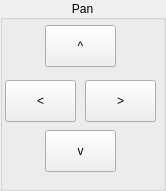
   <widget class="QGroupBox" name="groupBox_10">
    <property name="geometry">
     <rect>
      <x>1260</x>
      <y>0</y>
      <width>166</width>
      <height>191</height>
     </rect>
    </property>
    <property name="title">
     <string>Pan</string>
    </property>
    <property name="alignment">
     <set>Qt::AlignCenter</set>
    </property>
    <widget class="QPushButton" name="view_pan_up_pb">
     <property name="geometry">
      <rect>
       <x>45</x>
       <y>25</y>
       <width>71</width>
       <height>42</height>
      </rect>
     </property>
     <property name="text">
      <string>^</string>
     </property>
    </widget>
    <widget class="QPushButton" name="view_pan_left_pb">
     <property name="geometry">
      <rect>
       <x>5</x>
       <y>80</y>
       <width>71</width>
       <height>42</height>
      </rect>
     </property>
     <property name="text">
      <string>&lt;</string>
     </property>
    </widget>
    <widget class="QPushButton" name="view_pan_right_pb">
     <property name="geometry">
      <rect>
       <x>85</x>
       <y>80</y>
       <width>71</width>
       <height>42</height>
      </rect>
     </property>
     <property name="text">
      <string>&gt;</string>
     </property>
    </widget>
    <widget class="QPushButton" name="view_pan_down_pb">
     <property name="geometry">
      <rect>
       <x>45</x>
       <y>130</y>
       <width>71</width>
       <height>42</height>
      </rect>
     </property>
     <property name="text">
      <string>v</string>
     </property>
    </widget>
   </widget>
